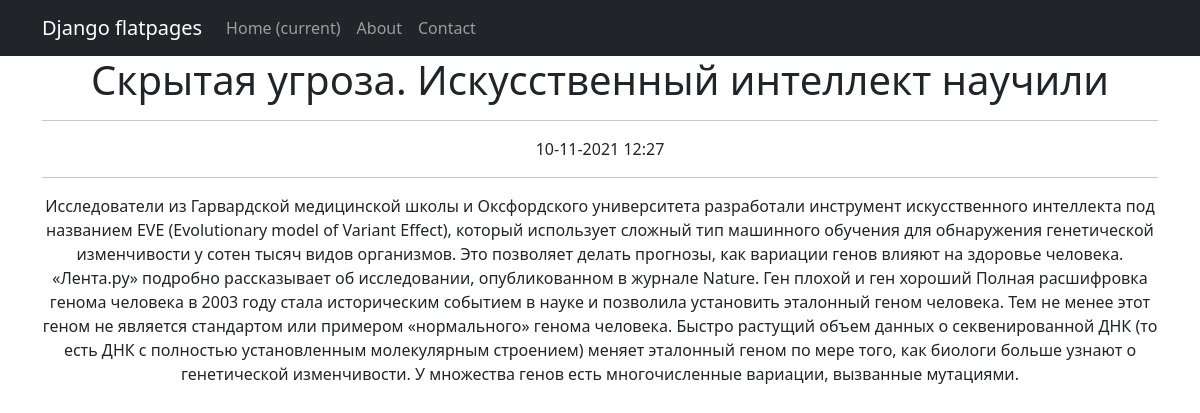
The page /news/2 on the database its author committed.
### news/models.py (models this page shows, shortened)
class New(models.Model):
    name = models.CharField(max_length=64, unique=True)
    description = models.TextField()
    date_pub = models.DateTimeField(auto_now_add=True)
    category = models.ForeignKey(to='Category',on_delete=models.CASCADE,related_name='news')

### news/views.py (the view)
# urls.py: path('<int:pk>', NewDetail.as_view()),  # pk — это первичный ключ товара, который будет выводиться у нас в шаблон
class NewDetail(DetailView):
    model = New # модель всё та же, но мы хотим получать детали конкретно отдельного товара
    template_name = 'new.html'  # название шаблона будет product.html
    context_object_name = 'new'  # название объекта. в нём будет

### news/templatetags/censor_filters.py (called while the page is built)
@register.filter(name='censor')
def censor_func(value):
    if "матное слово" in value:
        raise ValueError
    else:
        return value

### templates/new.html (shortened to what this page needs)
{% extends 'flatpages/default.html' %}
{% load censor_filters %}
{% block content %}
<h1>{{ new.name }}</h1>
<hr>
{{ new.date_pub|date:"d-m-Y H:i"}}
<hr>
{{ new.description|censor}}
{% endblock content %}

### rows shown on the page
New: name "Скрытая угроза. Искусственный интеллект научили", date_pub "10-11-2021 12:27", description|censor "Исследователи из Гарвардской медицинской школы и Оксфордского университета разработали инструмент искусственного интеллекта под названием EVE (Evolutionary model of Variant Effect), который использует сложный тип машинного обучения для обнаружения генетической изменчивости у сотен тысяч видов организмов. Это позволяет делать прогнозы, как вариации генов влияют на здоровье человека. «Лента.ру» подробно рассказывает об исследовании, опубликованном в журнале Nature. Ген плохой и ген хороший Полная расшифровка генома человека в 2003 году стала историческим событием в науке и позволила установить эталонный геном человека. Тем не менее этот геном не является стандартом или примером «нормального»…"
